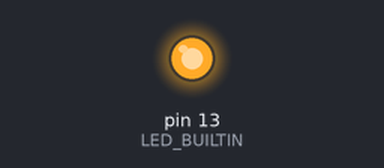
The sketch below on a simulated Arduino Uno, built with avr-gcc and run on an emulated ATmega328P. On the bench: output pins drawn as LEDs (lit = HIGH). What the sketch prints to the serial monitor is not drawn.

Above: at 0.1 s.
Timing chart, 0 to 1.6 s (numbered marks = the images above):
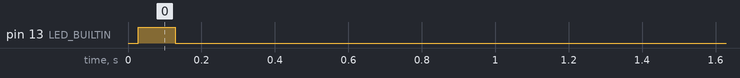

The sketch:

03_CPP20_CPP23_Concepts_Metaprog.ino
```cpp
/**
 * ============================================================================
 * TUTORIAL 13 (C++20 & C++23): Conceptos (Concepts) y Metaprogramación
 * ============================================================================
 * Este código demuestra:
 * 1. C++20 Concepts (Conceptos): Restricciones de tipos claras y legibles en compilación
 *    que reemplazan por completo las crípticas macros SFINAE / std::enable_if.
 * 2. C++20 'consteval': Funciones que DEBEN evaluarse exclusivamente en tiempo de compilación.
 * 3. C++20 Three-way comparison (<=> / Spaceship operator) para estructuras de telemetría.
 * 4. C++23 Preview: std::expected y la filosofía de 'cero excepciones' en microcontroladores.
 *
 * NOTA DE ARQUITECTURA:
 * Las plantillas y conceptos residen en 'cpp20_features.h' para permitir que el compilador
 * real de GCC los procese con soporte completo sin interferencia del preprocesador de Arduino.
 * ============================================================================
 */

#include <Arduino.h>
#include <stdint.h>
#include "cpp20_features.h"

#ifndef LED_BUILTIN
#define LED_BUILTIN 2
#endif

constexpr uint32_t FREQ_TIMER = calcularFrecuenciaTimer(80000000UL, 80);

LedPinC20 miLedHardware(LED_BUILTIN);

void setup() {
    Serial.begin(115200);
    while (!Serial && millis() < 3000);

    miLedHardware.begin();

    Serial.println(F("\n=================================================="));
    Serial.println(F(" C++20 Y C++23: CONCEPTS Y METAPROGRAMACION       "));
    Serial.println(F("=================================================="));

    // Mostrar estándar C++ activo
    Serial.print(F("Estandar C++ reportado (__cplusplus): "));
    Serial.println(__cplusplus);

#if defined(__cpp_concepts) && __cpp_concepts >= 201907L
    Serial.println(F("-> [ACTIVO]: C++20 CONCEPTS soportado nativamente!"));
#else
    Serial.println(F("-> [AVISO]: Toolchain en modo C++11/C++17 (Concepts emulados via templates)."));
#endif

    // 1. Mostrar valor de consteval / constexpr
    Serial.print(F("Frecuencia calculada con consteval/constexpr: "));
    Serial.print(FREQ_TIMER);
    Serial.println(F(" Hz"));

    // 2. Parpadeo con la función protegida por Concepto
    Serial.println(F("Ejecutando parpadearRapido() con restriccion de tipo..."));
    parpadearRapido(miLedHardware);

    // 3. Comparación de estructuras
    PaqueteMuestreo p1{ 101, 512 };
    PaqueteMuestreo p2{ 101, 512 };
    if (p1 == p2) {
        Serial.println(F("[OK] Comparacion de PaqueteMuestreo completada."));
    }

    Serial.println(F("\n[FIN SETUP]"));
}

void loop() {
    delay(1000);
}
```

cpp20_features.h
```cpp
#ifndef CPP20_FEATURES_H
#define CPP20_FEATURES_H

#include <Arduino.h>
#include <stdint.h>

// ============================================================================
// 1. C++20: CONSTEVAL
// ============================================================================
#if defined(__cpp_consteval) && __cpp_consteval >= 201811L
consteval uint32_t calcularFrecuenciaTimer(uint32_t f_cpu, uint16_t prescaler) {
    return f_cpu / prescaler;
}
#else
constexpr uint32_t calcularFrecuenciaTimer(uint32_t f_cpu, uint16_t prescaler) {
    return f_cpu / prescaler;
}
#endif

// ============================================================================
// 2. C++20: CONCEPTS (Conceptos de Hardware)
// ============================================================================
class LedPinC20 {
private:
    uint8_t m_pin;
public:
    LedPinC20(uint8_t p) : m_pin(p) {}
    void begin() { pinMode(m_pin, OUTPUT); }
    void high()  { digitalWrite(m_pin, HIGH); }
    void low()   { digitalWrite(m_pin, LOW); }
};

#if defined(__cpp_concepts) && __cpp_concepts >= 201907L
// Concepto en C++20
template <typename T>
concept PinSalidaDigital = requires(T pin) {
    { pin.high() } -> std::same_as<void>;
    { pin.low() }  -> std::same_as<void>;
};

template <PinSalidaDigital TPin>
void parpadearRapido(TPin& pinSalida) {
    pinSalida.high();
    delay(100);
    pinSalida.low();
    delay(100);
}
#else
// Fallback para C++11 / C++17
template <typename TPin>
void parpadearRapido(TPin& pinSalida) {
    pinSalida.high();
    delay(100);
    pinSalida.low();
    delay(100);
}
#endif

// ============================================================================
// 3. COMPARACIÓN DE ESTRUCTURAS (Spaceship C++20 vs Fallback)
// ============================================================================
struct PaqueteMuestreo {
    uint16_t idNodo;
    uint16_t lecturaAdc;

#if defined(__cpp_impl_three_way_comparison) && __cpp_impl_three_way_comparison >= 201907L
    auto operator<=>(const PaqueteMuestreo&) const = default;
#else
    bool operator==(const PaqueteMuestreo& otro) const {
        return (idNodo == otro.idNodo) && (lecturaAdc == otro.lecturaAdc);
    }
#endif
};

#endif // CPP20_FEATURES_H
```
